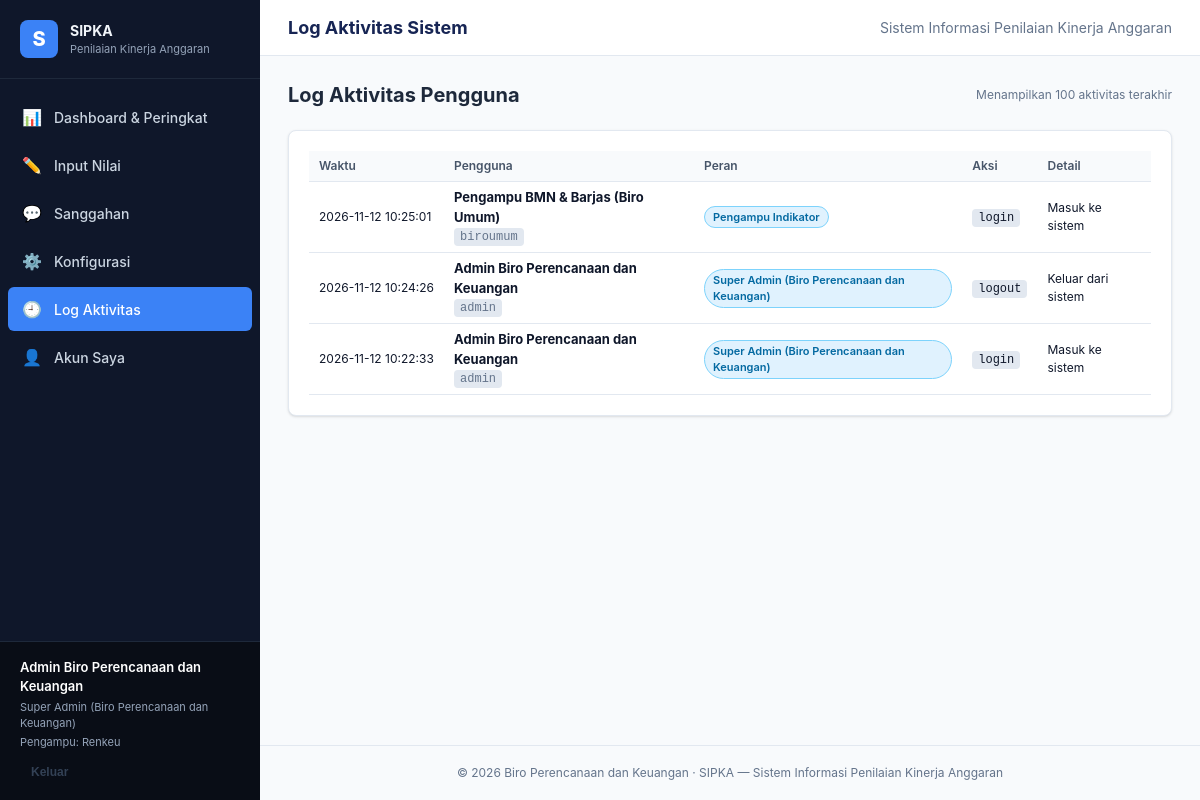
Page /index.php?p=log (signed in) on the earlier database version.
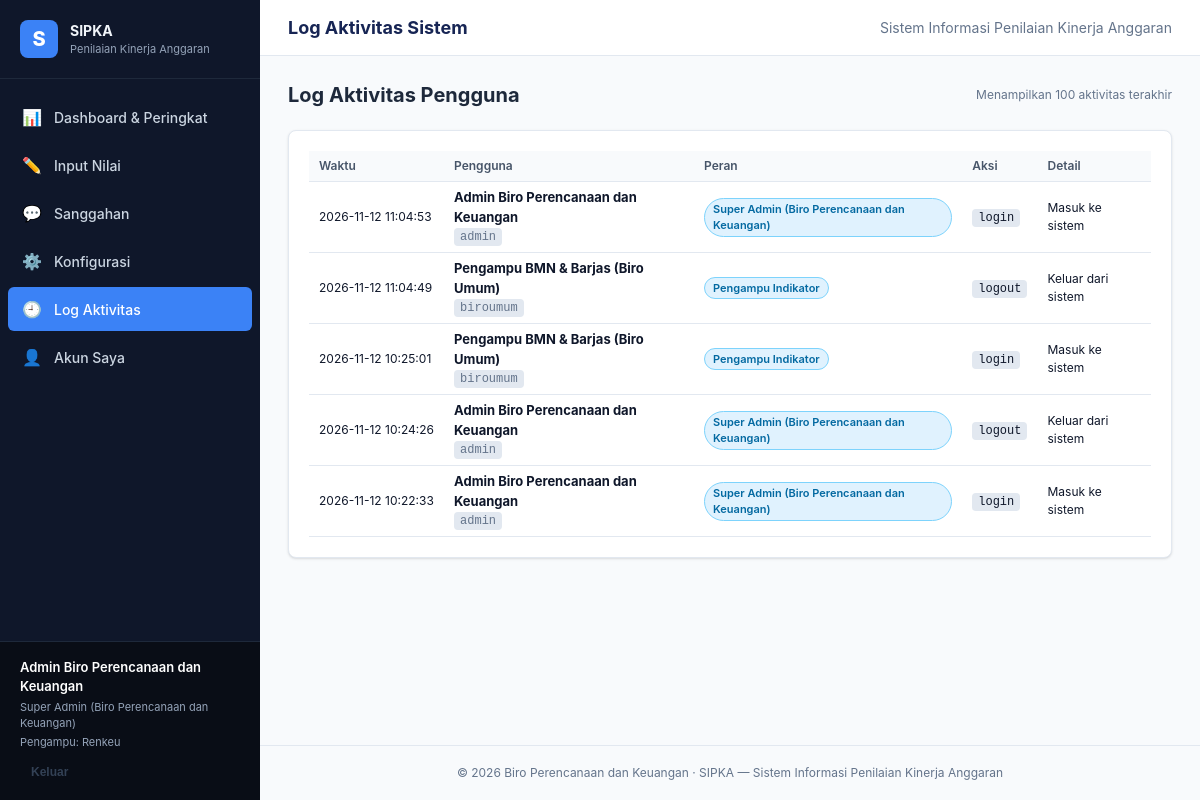
Same page on the later database version.
### tables this page shows
CREATE TABLE users (
    id            INTEGER PRIMARY KEY AUTOINCREMENT,
    username      TEXT NOT NULL UNIQUE,
    password_hash TEXT NOT NULL,
    nama          TEXT NOT NULL,
    role          TEXT NOT NULL CHECK (role IN ('admin', 'pengampu', 'entitas', 'pimpinan')),
    bidang_id     INTEGER REFERENCES bidang(id) ON DELETE SET NULL,
    entitas_id    INTEGER REFERENCES entitas(id) ON DELETE SET NULL,
    aktif         INTEGER NOT NULL DEFAULT 1,
    last_login    TEXT
);

CREATE TABLE bidang (
    id        INTEGER PRIMARY KEY AUTOINCREMENT,
    nama      TEXT NOT NULL,
    singkatan TEXT NOT NULL
);

CREATE TABLE log_aktivitas (
    id      INTEGER PRIMARY KEY AUTOINCREMENT,
    user_id INTEGER REFERENCES users(id) ON DELETE SET NULL,
    aksi    TEXT NOT NULL,
    detail  TEXT,
    waktu   TEXT NOT NULL
);

### app/helpers.php (called while the page is built, shortened)
<?php
function h(mixed $v): string
{
    return htmlspecialchars((string)($v ?? ''), ENT_QUOTES, 'UTF-8');
}
function url(string $page, array $params = []): string
{
    return 'index.php?' . http_build_query(array_merge(['p' => $page], $params));
}
function current_user(bool $refresh = false): ?array
{
    static $u = false;
    if ($u === false || $refresh) {
        $u = null;
        if (!empty($_SESSION['uid'])) {
            $u = q_one(
                'SELECT u.*, b.nama AS bidang_nama, b.singkatan AS bidang_singkatan,
                        e.nama AS entitas_nama, e.level AS entitas_level
                   FROM users u
                   LEFT JOIN bidang b ON b.id = u.bidang_id
                   LEFT JOIN entitas e ON e.id = u.entitas_id
                  WHERE u.id = ? AND u.aktif = 1',
                [$_SESSION['uid']]
            );
        }
    }
    return $u;
}
function require_login(): array
{
    $u = current_user();
    return $u;
}
function require_role(string ...$roles): array
{
    $u = require_login();
    return $u;
}
function render_header(string $title, string $active = ''): void
{
    require APP_ROOT . '/app/views/header.php';
}
function render_footer(): void
{
    require APP_ROOT . '/app/views/footer.php';
}

### public/index.php (called while the page is built, shortened)
<?php
$p = $_GET['p'] ?? 'dashboard';
try {
    require APP_ROOT . '/app/pages/' . $p . '.php';
} catch (Throwable $e) {
    error_log((string)$e);
    if (!headers_sent()) {
        http_response_code(500);
    }
    echo '<div style="font-family:sans-serif;padding:24px"><h2>Terjadi kesalahan</h2><pre style="white-space:pre-wrap">'
        . h($e->getMessage()) . "\n" . h($e->getFile()) . ':' . $e->getLine() . '</pre><a href="index.php">Kembali</a></div>';
}

### app/db.php (called while the page is built, shortened)
<?php
function db(): PDO
{
    static $pdo = null;
    if ($pdo instanceof PDO) {
        return $pdo;
    }
    $baru = !file_exists(DB_PATH) || filesize(DB_PATH) === 0;
    $pdo = new PDO('sqlite:' . DB_PATH);
    $pdo->setAttribute(PDO::ATTR_ERRMODE, PDO::ERRMODE_EXCEPTION);
    $pdo->setAttribute(PDO::ATTR_DEFAULT_FETCH_MODE, PDO::FETCH_ASSOC);
    $pdo->exec('PRAGMA foreign_keys = ON');
    $pdo->exec('PRAGMA busy_timeout = 5000');
    return $pdo;
}
function q(string $sql, array $params = []): PDOStatement
{
    $st = db()->prepare($sql);
    $st->execute(array_values($params));
    return $st;
}
function q_all(string $sql, array $params = []): array
{
    return q($sql, $params)->fetchAll();
}
function q_one(string $sql, array $params = []): ?array
{
    $r = q($sql, $params)->fetch();
    return $r === false ? null : $r;
}

### app/pages/log.php (the view, shortened to what this page needs)
<?php
$u = require_role('admin');
$logs = q_all(
    'SELECT l.*, u.username, u.nama, u.role
       FROM log_aktivitas l
       LEFT JOIN users u ON u.id = l.user_id
      ORDER BY l.id DESC
      LIMIT 100'
);
render_header('Log Aktivitas Sistem', 'log');
?>
<div class="page-head">
    <h2>Log Aktivitas Pengguna</h2>
    <span class="muted small">Menampilkan 100 aktivitas terakhir</span>
</div>
<div class="card">
    <?php if (!$logs): ?>
        <p class="muted">Belum ada riwayat aktivitas yang tercatat.</p>
    <?php else: ?>
        <div class="table-wrap">
            <table class="table compact">
                <thead>
                    <tr>
                        <th>Waktu</th>
                        <th>Pengguna</th>
                        <th>Peran</th>
                        <th>Aksi</th>
                        <th>Detail</th>
                    </tr>
                </thead>
                <tbody>
                <?php foreach ($logs as $l): ?>
                    <tr>
                        <td class="small nowrap"><?= h($l['waktu']) ?></td>
                        <td>
                            <strong><?= h($l['nama'] ?? 'Sistem') ?></strong>
                            <?php if ($l['username']): ?><div class="small muted"><code><?= h($l['username']) ?></code></div><?php endif; ?>
                        </td>
                        <td class="small"><span class="badge badge-info"><?= h(ROLES[$l['role']] ?? $l['role'] ?? 'System') ?></span></td>
                        <td><code><?= h($l['aksi']) ?></code></td>
                        <td class="small"><?= nl2br(h($l['detail'] ?? '–')) ?></td>
                    </tr>
                <?php endforeach; ?>
                </tbody>
            </table>
        </div>
    <?php endif; ?>
</div>
<?php render_footer();

### app/views/header.php (shortened to what this page needs)
<?php
$u = current_user();
$title = $GLOBALS['__title'] ?? '';
$active = $GLOBALS['__active'] ?? '';
$nav = [];
if ($u) {
    if ($u['role'] === 'entitas') {
        $nav[] = ['rapor', 'Rapor Saya', '📄'];
    } else {
        $nav[] = ['dashboard', 'Dashboard & Peringkat', '📊'];
    }
    if (in_array($u['role'], ['admin', 'pengampu'], true)) {
        $nav[] = ['input', 'Input Nilai', '✏️'];
    }
    $nav[] = ['sanggahan', 'Sanggahan', '💬'];
    if ($u['role'] === 'admin') {
        $nav[] = ['konfig', 'Konfigurasi', '⚙️'];
        $nav[] = ['log', 'Log Aktivitas', '🕘'];
    }
    $nav[] = ['akun', 'Akun Saya', '👤'];
}
?><!doctype html>
<html lang="id">
<head>
    <link rel="stylesheet" href="assets/style.css">
</head>
<body>
<div class="layout">
    <aside class="sidebar">
        <div class="brand">
            <div class="logo">S</div>
            <div>
                <strong><?= APP_NAME ?></strong>
                <small>Penilaian Kinerja Anggaran</small>
            </div>
        </div>
        <nav>
            <?php foreach ($nav as [$page, $label, $icon]): ?>
                <a href="<?= h(url($page)) ?>" class="<?= $active === $page ? 'active' : '' ?>"><span class="ico"><?= $icon ?></span><?= h($label) ?></a>
            <?php endforeach; ?>
        </nav>
        <?php if ($u): ?>
            <div class="sidebar-foot">
                <div class="who"><?= h($u['nama']) ?></div>
                <div class="role"><?= h(ROLES[$u['role']]) ?></div>
                <?php if ($u['bidang_singkatan']): ?><div class="role">Pengampu: <?= h($u['bidang_singkatan']) ?></div><?php endif; ?>
                <form method="post" action="<?= h(url('logout')) ?>"><?= csrf_field() ?><button class="btn btn-ghost btn-sm">Keluar</button></form>
            </div>
        <?php endif; ?>
    </aside>
    <main class="main">
        <header class="topbar">
            <h1><?= h($title) ?></h1>
            <span class="muted"><?= h(APP_FULLNAME) ?></span>
        </header>
        <div class="content">

### app/views/footer.php
        </div>
        <footer class="foot muted">© <?= date('Y') ?> Biro Perencanaan dan Keuangan · <?= APP_NAME ?> — <?= h(APP_FULLNAME) ?></footer>
    </main>
</div>
</body>
</html>

### public/assets/style.css (style rules this page uses)
:root { --primary: #1e3a8a; --primary-light: #3b82f6; --primary-dark: #172554; --bg: #f8fafc; --surface: #ffffff; --border: #e2e8f0; --text: #0f172a; --text-muted: #64748b; --sidebar-bg: #0f172a; --sidebar-text: #f1f5f9; --ok: #15803d; --warn: #b45309; --error: #b91c1c; --info: #0369a1; --radius: 8px; --shadow: 0 1px 3px 0 rgb(0 0 0 / 0.1), 0 1px 2px -1px rgb(0 0 0 / 0.1); }
* { box-sizing: border-box; margin: 0; padding: 0; }
body { font-family: -apple-system, BlinkMacSystemFont, "Segoe UI", Roboto, "Helvetica Neue", Arial, sans-serif; background-color: var(--bg); color: var(--text); line-height: 1.5; font-size: 14px; }
.layout { display: flex; min-height: 100vh; }
.sidebar { width: 260px; background: var(--sidebar-bg); color: var(--sidebar-text); display: flex; flex-direction: column; flex-shrink: 0; }
.sidebar .brand { display: flex; align-items: center; gap: 12px; padding: 20px; border-bottom: 1px solid #1e293b; }
.sidebar .brand .logo { width: 38px; height: 38px; background: var(--primary-light); color: white; font-weight: 800; font-size: 20px; display: flex; align-items: center; justify-content: center; border-radius: 8px; }
.sidebar .brand small { display: block; color: #94a3b8; font-size: 11px; }
.sidebar nav { padding: 16px 8px; flex: 1; }
.sidebar nav a { display: flex; align-items: center; gap: 12px; padding: 10px 14px; color: #cbd5e1; text-decoration: none; border-radius: 6px; font-weight: 500; margin-bottom: 4px; transition: background 0.15s; }
.sidebar nav a.active { background: var(--primary-light); color: white; }
.sidebar nav a .ico { font-size: 16px; }
.sidebar-foot { padding: 16px 20px; background: #090d16; border-top: 1px solid #1e293b; }
.sidebar-foot .who { font-weight: 600; font-size: 13px; color: #fff; }
.sidebar-foot .role { font-size: 11px; color: #94a3b8; margin-top: 2px; }
.sidebar-foot form { margin-top: 10px; }
.main { flex: 1; display: flex; flex-direction: column; min-width: 0; }
.topbar { background: var(--surface); border-bottom: 1px solid var(--border); padding: 14px 28px; display: flex; justify-content: space-between; align-items: center; }
.topbar h1 { font-size: 18px; font-weight: 700; color: var(--primary-dark); }
.content { padding: 24px 28px; flex: 1; }
.foot { text-align: center; padding: 18px; font-size: 12px; border-top: 1px solid var(--border); }
.muted { color: var(--text-muted); }
.small { font-size: 12px; }
.nowrap { white-space: nowrap; }
code { background: #e2e8f0; padding: 2px 6px; border-radius: 4px; font-size: 12px; font-family: monospace; }
.card { background: var(--surface); border: 1px solid var(--border); border-radius: var(--radius); padding: 20px; box-shadow: var(--shadow); margin-bottom: 20px; }
.page-head { display: flex; justify-content: space-between; align-items: center; flex-wrap: wrap; gap: 14px; margin-bottom: 20px; }
.page-head h2 { font-size: 20px; font-weight: 700; color: #1e293b; }
.table-wrap { overflow-x: auto; width: 100%; }
.table { width: 100%; border-collapse: collapse; font-size: 13px; }
.table th, .table td { padding: 10px 12px; border-bottom: 1px solid var(--border); text-align: left; vertical-align: middle; }
.table th { background: #f8fafc; font-weight: 600; color: #475569; font-size: 12px; }
.table.compact th, .table.compact td { padding: 6px 10px; }
.badge { display: inline-block; padding: 2px 8px; border-radius: 999px; font-size: 11px; font-weight: 600; border: 1px solid transparent; }
.badge-info { background: #e0f2fe; color: var(--info); border-color: #7dd3fc; }
.btn { display: inline-flex; align-items: center; gap: 6px; padding: 8px 14px; font-size: 13px; font-weight: 600; border-radius: 6px; border: 1px solid var(--border); background: #fff; color: #334155; cursor: pointer; text-decoration: none; transition: all 0.15s; }
.btn-ghost { background: transparent; border-color: transparent; }
.btn-sm { padding: 4px 10px; font-size: 12px; }

Differences in the rows shown:
added log_aktivitas: waktu "2026-11-12 11:04:53", user.nama "Admin Biro Perencanaan dan Keuangan", user.username "admin", user.role "Super Admin (Biro Perencanaan dan Keuangan)", aksi "login", detail "Masuk ke sistem"
added log_aktivitas: waktu "2026-11-12 11:04:49", user.nama "Pengampu BMN & Barjas (Biro Umum)", user.username "biroumum", user.role "Pengampu Indikator", aksi "logout", detail "Keluar dari sistem"
